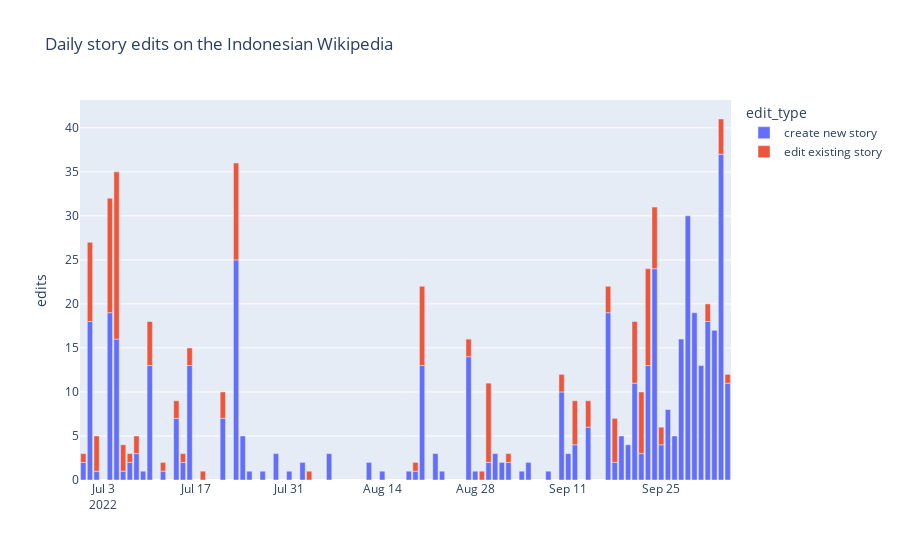

The notebook cell saved with this chart:
### Code cell
fig = px.bar(
    daily_edits,
    x="dt",
    y="edits",
    color="edit_type",
    title="Daily story edits on the Indonesian Wikipedia",
    labels={
        "dt": "",
    },
    height=450
)

fig.show()

### Figure 1 — Plotly figure (JSON) as saved in the notebook; plotly's stock layout.template omitted (floating-point values rounded to 4 significant figures)
{"data": [{"alignmentgroup": "True", "hovertemplate": "edit_type=create new story<br>=%{x}<br>edits=%{y}<extra></extra>", "legendgroup": "create new story", "marker": {"color": "#636efa", "pattern": {"shape": ""}}, "name": "create new story", "offsetgroup": "create new story", "orientation": "v", "showlegend": true, "textposition": "auto", "type": "bar", "x": ["2022-06-30T00:00:00", "2022-07-01T00:00:00", "2022-07-02T00:00:00", "2022-07-04T00:00:00", "2022-07-05T00:00:00", "2022-07-06T00:00:00", "2022-07-07T00:00:00", "2022-07-08T00:00:00", "2022-07-09T00:00:00", "2022-07-10T00:00:00", "2022-07-12T00:00:00", "2022-07-14T00:00:00", "2022-07-15T00:00:00", "2022-07-16T00:00:00", "2022-07-21T00:00:00", "2022-07-23T00:00:00", "2022-07-24T00:00:00", "2022-07-25T00:00:00", "2022-07-27T00:00:00", "2022-07-29T00:00:00", "2022-07-31T00:00:00", "2022-08-02T00:00:00", "2022-08-06T00:00:00", "2022-08-12T00:00:00", "2022-08-14T00:00:00", "2022-08-18T00:00:00", "2022-08-19T00:00:00", "2022-08-20T00:00:00", "2022-08-22T00:00:00", "2022-08-23T00:00:00", "2022-08-27T00:00:00", "2022-08-28T00:00:00", "2022-08-30T00:00:00", "2022-08-31T00:00:00", "2022-09-01T00:00:00", "2022-09-02T00:00:00", "2022-09-04T00:00:00", "2022-09-05T00:00:00", "2022-09-08T00:00:00", "2022-09-10T00:00:00", "2022-09-11T00:00:00", "2022-09-12T00:00:00", "2022-09-14T00:00:00", "2022-09-17T00:00:00", "2022-09-18T00:00:00", "2022-09-19T00:00:00", "2022-09-20T00:00:00", "2022-09-21T00:00:00", "2022-09-22T00:00:00", "2022-09-23T00:00:00", "2022-09-24T00:00:00", "2022-09-25T00:00:00", "2022-09-26T00:00:00", "2022-09-27T00:00:00", "2022-09-28T00:00:00", "2022-09-29T00:00:00", "2022-09-30T00:00:00", "2022-10-01T00:00:00", "2022-10-02T00:00:00", "2022-10-03T00:00:00", "2022-10-04T00:00:00", "2022-10-05T00:00:00"], "xaxis": "x", "y": [2, 18, 1, 19, 16, 1, 2, 3, 1, 13, 1, 7, 2, 13, 7, 25, 5, 1, 1, 3, 1, 2, 3, 2, 1, 1, 1, 13, 3, 1, 14, 1, 2, 3, 2, 2, 1, 2, 1, 10, 3, 4, 6, 19, 2, 5, 4, 11, 3, 13, 24, 4, 8, 5, 16, 30, 19, 13, 18, 17, 37, 11], "yaxis": "y"}, {"alignmentgroup": "True", "hovertemplate": "edit_type=edit existing story<br>=%{x}<br>edits=%{y}<extra></extra>", "legendgroup": "edit existing story", "marker": {"color": "#EF553B", "pattern": {"shape": ""}}, "name": "edit existing story", "offsetgroup": "edit existing story", "orientation": "v", "showlegend": true, "textposition": "auto", "type": "bar", "x": ["2022-06-30T00:00:00", "2022-07-01T00:00:00", "2022-07-02T00:00:00", "2022-07-04T00:00:00", "2022-07-05T00:00:00", "2022-07-06T00:00:00", "2022-07-07T00:00:00", "2022-07-08T00:00:00", "2022-07-10T00:00:00", "2022-07-12T00:00:00", "2022-07-14T00:00:00", "2022-07-15T00:00:00", "2022-07-16T00:00:00", "2022-07-18T00:00:00", "2022-07-21T00:00:00", "2022-07-23T00:00:00", "2022-08-03T00:00:00", "2022-08-19T00:00:00", "2022-08-20T00:00:00", "2022-08-27T00:00:00", "2022-08-29T00:00:00", "2022-08-30T00:00:00", "2022-09-02T00:00:00", "2022-09-10T00:00:00", "2022-09-12T00:00:00", "2022-09-14T00:00:00", "2022-09-17T00:00:00", "2022-09-18T00:00:00", "2022-09-21T00:00:00", "2022-09-22T00:00:00", "2022-09-23T00:00:00", "2022-09-24T00:00:00", "2022-09-25T00:00:00", "2022-10-02T00:00:00", "2022-10-04T00:00:00", "2022-10-05T00:00:00"], "xaxis": "x", "y": [1, 9, 4, 13, 19, 3, 1, 2, 5, 1, 2, 1, 2, 1, 3, 11, 1, 1, 9, 2, 1, 9, 1, 2, 5, 3, 3, 5, 7, 7, 11, 7, 2, 2, 4, 1], "yaxis": "y"}], "layout": {"autosize": true, "barmode": "relative", "legend": {"title": {"text": "edit_type"}, "tracegroupgap": 0}, "title": {"text": "Daily story edits on the Indonesian Wikipedia"}, "xaxis": {"anchor": "y", "autorange": true, "domain": [0, 1], "range": ["2022-06-29 12:00", "2022-10-05 12:00"], "title": {"text": ""}, "type": "date"}, "yaxis": {"anchor": "x", "autorange": true, "domain": [0, 1], "range": [0, 43.16], "title": {"text": "edits"}, "type": "linear"}}}
